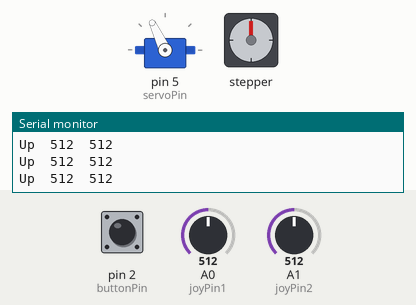
Recording of a sketch running on a simulated Arduino Uno, built with avr-gcc and run on an emulated ATmega328P. Shown: servo, stepper motor, the last lines printed to the serial monitor. The inputs (shaded band) are chosen by the test bench; at power-on: A0 (joyPin1) = 512, pin 2 (buttonPin) HIGH, A1 (joyPin2) = 512. Stepper angles assume 2048 steps per turn.

Above: at 1.2 s.
1.3 s: A0 (joyPin1) set to 400
At 2.47 s:
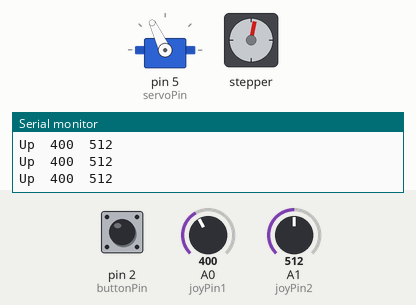
4.3 s: pin 2 (buttonPin) pulled LOW for 0.15 s
At 4.48 s:
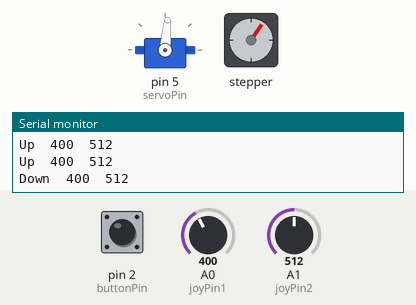
7.3 s: A0 (joyPin1) set to 50
10.3 s: pin 2 (buttonPin) pulled LOW for 1 s
At 10.58 s:
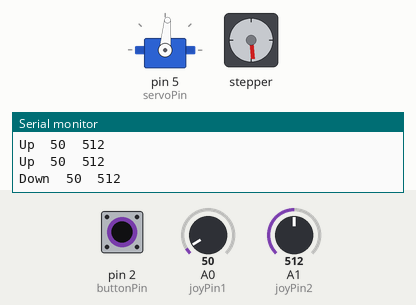
13.3 s: pin 2 (buttonPin) pulled LOW for 0.15 s
At 13.5 s:
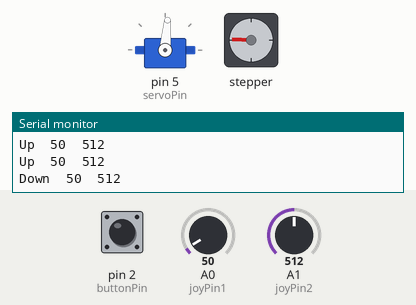
16.3 s: pin 2 (buttonPin) pulled LOW for 3.2 s
At 16.63 s:
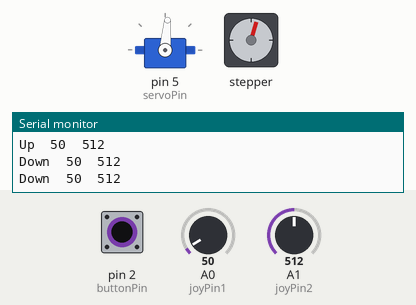
Timing chart, 0 to 22.0 s (numbered marks = the images above; inputs shaded):
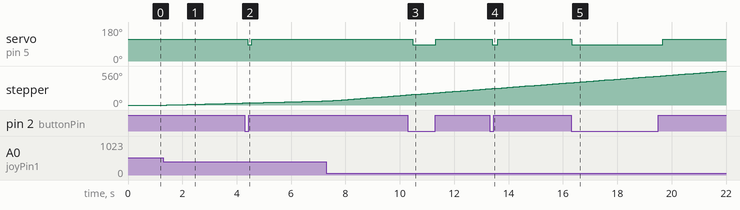

The sketch:

Joystick_Control.ino
```cpp
/* Read Jostick
   ------------

   Reads two analog pins that are supposed to be
   connected to a jostick made of two potentiometers

   We send three bytes back to the comp: one header and two
   with data as signed bytes, this will take the form:
       Jxy\r\n

   x and y are integers and sent in ASCII

   http://www.0j0.org | http://arduino.berlios.de
   copyleft 2005 DojoDave for DojoCorp
*/

int joyPin1 = A0;                 // slider variable connecetd to analog pin 0
int joyPin2 = A1;                 // slider variable connecetd to analog pin 1
int value1 = 0;                  // variable to read the value from the analog pin 0
int value2 = 0;                  // variable to read the value from the analog pin 1


int buttonPin = 2;     // the number of the joystick button pin
int buttonState = 0;         // variable for reading the joystick button status

#include <Servo.h>  //add '<' and '>' before and after servo.h
int servoPin = 5;
Servo servo;
int servoAngle = 0;   // servo position in degrees

/*-----( Import needed libraries )-----*/
#include <Stepper.h>
/*-----( Declare Constants, Pin Numbers )-----*/
//---( Number of steps per revolution of INTERNAL motor in 4-step mode )---
#define STEPS_PER_MOTOR_REVOLUTION 32
//---( Steps per OUTPUT SHAFT of gear reduction )---
#define STEPS_PER_OUTPUT_REVOLUTION 32 * 64  //2048
// Then the pins are entered here in the sequence 1-3-2-4 for proper sequencing
Stepper small_stepper(STEPS_PER_MOTOR_REVOLUTION, 8, 10, 9, 11);
int  Steps2Take;
int motorSpeed = 0;

void setup() {
  Serial.begin(9600);
  servo.attach(servoPin);
  pinMode(buttonPin, INPUT_PULLUP);
}

int treatValue(int data) {
  return (data * 9 / 1024) + 48;
}

void loop() {

  buttonState = digitalRead(buttonPin);
  if (buttonState == LOW) {
    // Button pushed
    servo.write(85);      // Turn SG90 servo Left to 45 degrees
    Serial.print("Down");
    Serial.print("\t");
  } else {
    // Button not pushed
    servo.write(115);      // Turn SG90 servo back to 90 degrees (center position)
    Serial.print("Up");
    Serial.print("\t");
  }

  // reads the value of the variable resistor
  value1 = analogRead(joyPin1);
  // this small pause is needed between reading
  // analog pins, otherwise we get the same value twice
  delay(100);
  // reads the value of the variable resistor
  value2 = analogRead(joyPin2);

  Serial.print (value1);
  Serial.print("\t");
  Serial.println (value2);


  if (value1 >= 615 && value1 <= 950) {
    Steps2Take  = - STEPS_PER_OUTPUT_REVOLUTION / 200;  // Rotate CCW
    small_stepper.setSpeed(350);
    small_stepper.step(Steps2Take);
  }
  if (value1 <= 410 && value1 >= 60) {
    Steps2Take  = STEPS_PER_OUTPUT_REVOLUTION / 200;  // Rotate CW
    small_stepper.setSpeed(350);
    small_stepper.step(Steps2Take);
  }
  if (value1 < 110) {
    Steps2Take  = STEPS_PER_OUTPUT_REVOLUTION / 50;  // Rotate CW
    small_stepper.setSpeed(700);
    small_stepper.step(Steps2Take);
  }
    if (value1 > 950) {
    Steps2Take  = - STEPS_PER_OUTPUT_REVOLUTION / 50;  // Rotate CW
    small_stepper.setSpeed(700);
    small_stepper.step(Steps2Take);
  }
}
```

Measured:
- after the input at 1.3 s, stepper: keeps turning clockwise at about 12°/s, starting after 0.13 s
- after the input at 4.3 s, servo on pin 5 (servoPin): 115° → 85° after 0.11 s, → 115° 0.15 s later
- after the input at 10.3 s, servo on pin 5 (servoPin): 115° → 85° after 0.18 s, → 115° 0.84 s later
- after the input at 13.3 s, servo on pin 5 (servoPin): 115° → 85° after 0.10 s, → 115° 0.21 s later
- after the input at 16.3 s, servo on pin 5 (servoPin): 115° → 85° at once, → 115° 3.3 s later
